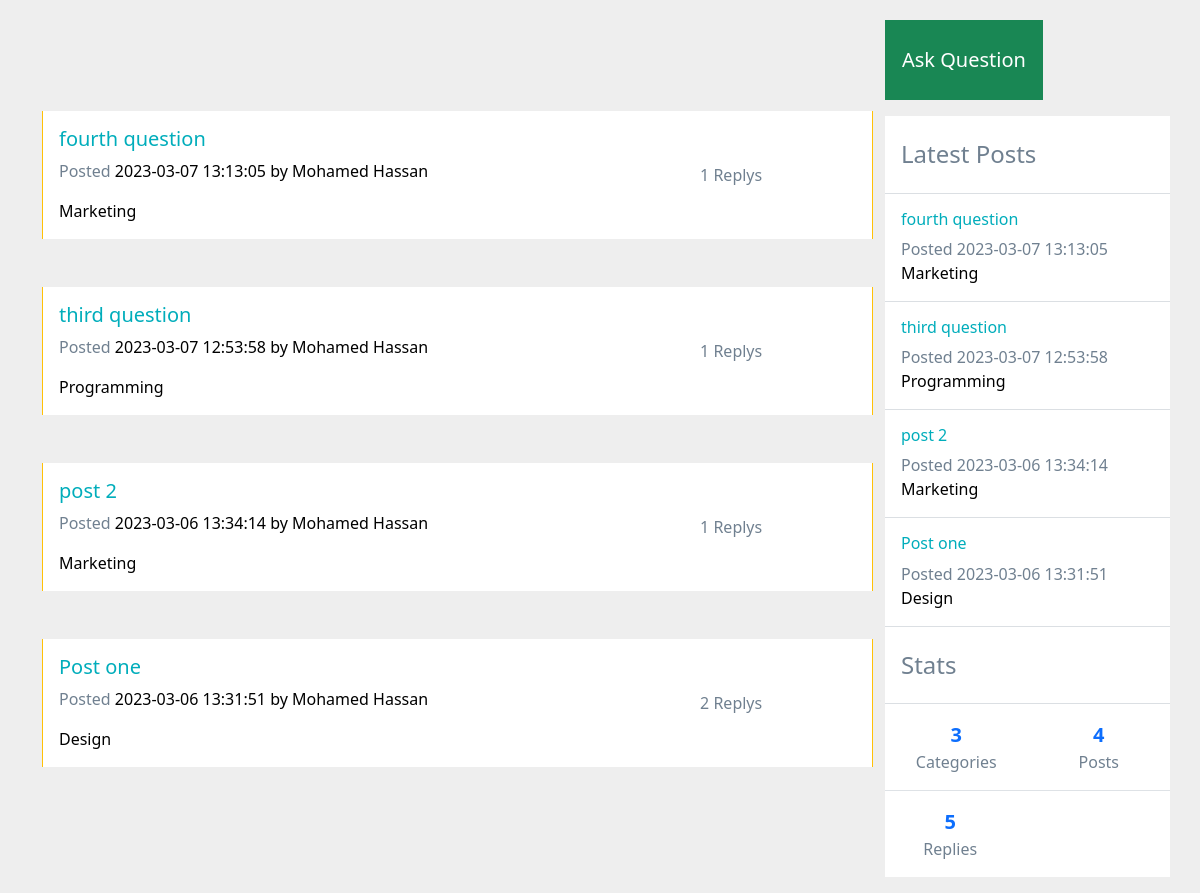
The page /forum/index.php on the database its author committed.
### tables this page shows
CREATE TABLE `posts` (
  `id` int(3) NOT NULL,
  `title` varchar(200) NOT NULL,
  `post_author` varchar(200) NOT NULL,
  `category` varchar(200) NOT NULL,
  `body` text NOT NULL,
  `created_at` timestamp NOT NULL DEFAULT current_timestamp()
);

### forum/index.php (the view)
<?php require "includes/header.php"; ?>
<?php require "config/config.php"; ?>
<?php
  $allPosts = $conn->query("SELECT posts.id AS id, posts.title AS title, posts.created_at as
  created_at, posts.post_author AS post_author, posts.category AS category, COUNT(replies.post_id) AS num_replies  FROM posts
  LEFT JOIN replies ON posts.id = replies.post_id GROUP BY (replies.post_id) DESC");
  $allPosts->execute();
  $posts = $allPosts->fetchAll(PDO::FETCH_OBJ);
?>
          <div style="margin-top: 43px;" class="col-lg-9 mb-3">
            <?php foreach($posts as $post) : ?>
                <div  class="mt-5 card row-hover pos-relative py-3 px-3 mb-3 border-warning border-top-0 border-right-0 border-bottom-0 rounded-0">
                  <div class="row align-items-center">
                    <div class="col-md-8 mb-3 mb-sm-0">
                      <h5>
                        <a href="single.php?id=<?php echo $post->id; ?>" class="text-primary"><?php echo $post->title; ?></a>
                      </h5>
                      <p class="text-sm"><span class="op-6">Posted</span> <a class="text-black" href="#"><?php echo $post->created_at; ?> <a class="text-black" href="#">by <?php echo $post->post_author; ?></a></p>
                      <div class="text-sm op-5"> <a class="text-black mr-2" href="#"><?php echo $post->category; ?></a></div>
                    </div>
                    <div class="col-md-4 op-7">
                      <div class="row text-center op-7">
                        <div class="col px-1"> <i class="ion-ios-chatboxes-outline icon-1x"></i> <span class="d-block text-sm"><?php echo $post->num_replies; ?> Replys</span> </div>
                      </div>
                    </div>
                  </div>
                </div>
            <?php endforeach; ?>
          </div>
<?php require "includes/footer.php"; ?>

### forum/includes/footer.php (shortened to what this page needs)
<?php
    $posts = $conn->query("SELECT * FROM posts ORDER BY created_at DESC LIMIT 5");
    $posts->execute();
    $allPosts = $posts->fetchAll(PDO::FETCH_OBJ);
    $categories = $conn->query("SELECT COUNT(id) AS num_categories FROM categories");
    $categories->execute();
    $num_cats = $categories->fetch(PDO::FETCH_OBJ);
    $posts = $conn->query("SELECT COUNT(id) AS num_posts FROM posts");
    $posts->execute();
    $num_posts= $posts->fetch(PDO::FETCH_OBJ);
    $replies = $conn->query("SELECT COUNT(id) AS num_replies FROM replies");
    $replies->execute();
    $num_replies= $replies->fetch(PDO::FETCH_OBJ);
?>
 <div class="col-lg-3 mb-4 mb-lg-0 px-lg-0 mt-lg-0">
            <div data-settings="{&quot;parent&quot;:&quot;#content&quot;,&quot;mind&quot;:&quot;#header&quot;,&quot;top&quot;:10,&quot;breakpoint&quot;:992}" data-toggle="sticky" class="sticky" style="top: 85px;"><div class="sticky-inner">
              <a class="btn btn-lg btn-block btn-success rounded-0 py-4 mb-3 bg-op-6 roboto-bold" href="create-post.php">Ask Question</a>
              <div class="bg-white mb-3">
                <h4 class="px-3 py-4 op-5 m-0">
                  Latest Posts
                </h4>
                <hr class="m-0">
                <?php foreach ($allPosts as $post) : ?>
                <div class="pos-relative px-3 py-3">
                  <h6 class="text-primary text-sm">
                    <a href="single.php?id=<?php echo $post->id; ?>" class="text-primary"><?php echo $post->title; ?> </a>
                  </h6>
                  <p class="mb-0 text-sm"><span class="op-6">Posted</span> <?php echo $post->created_at; ?> <a class="text-black" href="#"><?php echo $post->category; ?></a></p>
                </div>
                <hr class="m-0">
                <?php endforeach; ?>
                <div class="bg-white text-sm">
                    <h4 class="px-3 py-4 op-5 m-0 roboto-bold">
                      Stats
                    </h4>
                    <hr class="my-0">
                    <div class="row text-center d-flex flex-row op-7 mx-0">
                      <div class="col-sm-6 flex-ew text-center py-3 border-bottom border-right"> <a class="d-block lead font-weight-bold" href="#"><?php echo $num_cats->num_categories; ?></a> Categories </div>
                      <div class="col-sm-6 col flex-ew text-center py-3 border-bottom mx-0"> <a class="d-block lead font-weight-bold" href="#"><?php echo $num_posts->num_posts; ?></a> Posts </div>
                    </div>
                    <div class="row d-flex flex-row op-7">
                      <div class="col-sm-6 flex-ew text-center py-3 border-right mx-0"> <a class="d-block lead font-weight-bold" href="#"><?php echo $num_replies->num_replies; ?></a> Replies </div>
                    </div>
                </div>
            </div></div>
          </div>
        </div>
      </div>
  </body>
</html>

### forum/style.css (style rules this page uses)
body { margin-top:20px; background:#eee; color: #708090; }
a { text-decoration:none; }
.text-primary, a.text-primary:focus, a.text-primary:hover { color: #00ADBB!important; }
.text-black, .text-hover-black:hover { color: #000 !important; }
.font-weight-bold { font-weight: 700 !important; }

### rows shown on the page
posts: title "fourth question", created_at "2023-03-07 13:13:05", post_author "Mohamed Hassan", category "Marketing", num_replies "1"
posts: title "third question", created_at "2023-03-07 12:53:58", post_author "Mohamed Hassan", category "Programming", num_replies "1"
posts: title "post 2", created_at "2023-03-06 13:34:14", post_author "Mohamed Hassan", category "Marketing", num_replies "1"
posts: title "Post one", created_at "2023-03-06 13:31:51", post_author "Mohamed Hassan", category "Design", num_replies "2"

### other values the page prints
$num_cats->num_categories "3"
$num_posts->num_posts "4"
$num_replies->num_replies "5"
